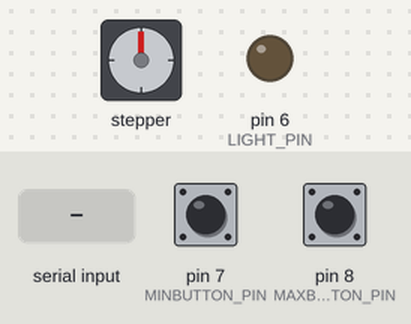
Bench run of a sketch on a simulated Arduino Uno, built with avr-gcc and run on an emulated ATmega328P. On the bench: stepper motor, output pins drawn as LEDs (lit = HIGH). Dashed ring = blinking. The inputs (shaded band) are chosen by the test bench; at power-on: pin 7 (MINBUTTON_PIN) LOW, pin 8 (MAXBUTTON_PIN) LOW. Stepper angles assume 4096 steps per turn; what the sketch prints to the serial monitor is not drawn.

Above: at 1.2 s.
1.3 s: "p90\n" received over Serial
At 2.5 s:
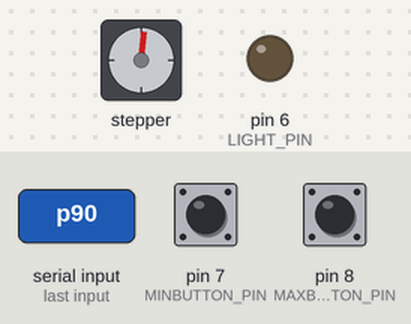
4.3 s: "i90\n" received over Serial
At 5.1 s:
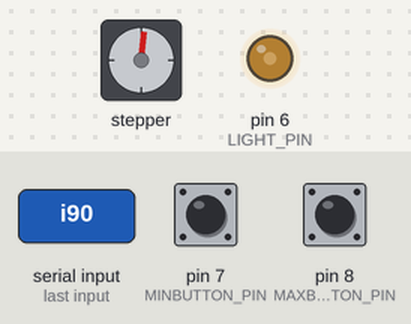
5.8 s: "x90\n" received over Serial
At 6.1 s:
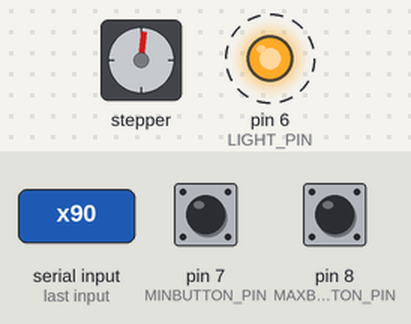
8.8 s: "c90\n" received over Serial
At 11.69 s:
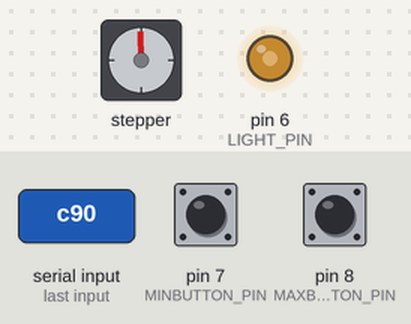
11.8 s: pin 7 (MINBUTTON_PIN) pulled HIGH for 0.15 s
At 11.99 s:
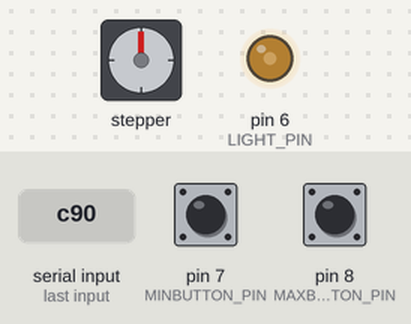
14.9 s: pin 8 (MAXBUTTON_PIN) pulled HIGH for 0.15 s
Timing chart, 0 to 17.5 s (numbered marks = the images above; inputs shaded):
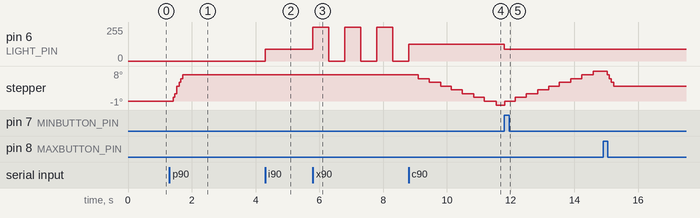

The sketch:

forestLight.ino
```cpp
/*\\                                        //*\

 CONTROL FOR MOTORS AND LIGHTS FOR "THE WOODS"
              BY JESSE GARRISON

*/                                          //*\

#include <AccelStepper.h>
#include <MultiStepper.h>

#define MOTOR_PIN_1 2
#define MOTOR_PIN_2 3
#define MOTOR_PIN_3 4
#define MOTOR_PIN_4 5
#define LIGHT_PIN 6
#define MINBUTTON_PIN 7
#define MAXBUTTON_PIN 8

int intensity = 0;
int targetIntensity = 0;

bool atMin = false;
bool atMax = false;
int maxSteps = 1000;

String serialInput = "";
bool inputStringComplete = false;

bool isCalibrating = false;
int calibrationPhase = 0;

int debugCount = 0;
AccelStepper motor(8,MOTOR_PIN_1, MOTOR_PIN_3,MOTOR_PIN_2,MOTOR_PIN_4) ;


void setup() {
  //setup serial
  Serial.begin(115200);
  //Serial.println("/Hello");

  serialInput.reserve(200);

  //setup pins
  pinMode(LIGHT_PIN, OUTPUT);
  pinMode(MINBUTTON_PIN, INPUT);
  pinMode(MAXBUTTON_PIN, INPUT);

  //motor setup
  motor.setMaxSpeed(1500.0);
  motor.setAcceleration(1000.0);


  //calibrate();

}

void loop() {
  //calibration routine
  if(isCalibrating){
    switch(calibrationPhase){
     case 0:
       //set to 50% brighness, move to min
       intensity=127;
       if(!atMin) motor.move(-1);
       if(atMin) calibrationPhase++;
     break;
     case 1:
       //move to max
       if(!atMax) motor.move(1);
       if(atMax) calibrationPhase++;
     break;
     case 2:
       //move to center
       motor.moveTo(maxSteps/2);
       calibrationPhase++;
     break;
     case 3:
       // if at center, get bright
       if(motor.currentPosition()==maxSteps/2) intensity = 254;
       if(motor.currentPosition()==maxSteps/2) calibrationPhase++;
     break;
     case 4:
       isCalibrating = false;
       calibrationPhase = 0;
     break;

    }


  }

  //deal with serial, if not calibrating
  if(inputStringComplete && !isCalibrating){
    parseCommand(serialInput);
    serialInput="";
    inputStringComplete=false;
  }

  //check min / max status
  getMinMaxStatus();

  //run motor a
  long toGo = motor.distanceToGo();
  bool movingTowardMin = (toGo < 0);
  bool movingTowardMax = (toGo > 0);

  if (atMin && movingTowardMin) {
     motor.stop();
     motor.setCurrentPosition(0);
  } else if (atMax && movingTowardMax) {
     motor.stop();
     maxSteps = motor.currentPosition();
     sendMaxPos('a', maxSteps);
  } else {
     motor.run();
  }

  //interpolate intensity
  if (intensity < targetIntensity) intensity++;
  else if (intensity > targetIntensity) intensity--;
  //Serial.println((String)intensity + " "+ (String)targetIntensity);

  //set brightness of light a
  analogWrite(LIGHT_PIN, intensity);
  //debugging;
  //String debugMsg = "/debug/this ";
  //debugMsg += debugCount;
 // //Serial.println(debugMsg);
 // debugCount++;

 //delay(15);
}


/// serial stuff ///
void serialEventRun(void) {
  if (Serial.available()) serialEvent();
}

void serialEvent(){
  //get serial
  //Serial.println("/debug received!");
  while (Serial.available()){
    char inChar = (char)Serial.read();
    // add it to the inputString:
    serialInput += inChar;
    // if the incoming character is a newline, set a flag
    // so the main loop can do something about it:
    if (inChar == '\n'|| inChar == '\r') {
      inputStringComplete = true;
    }

  }


}


///////

void sendMaxPos(char motorID, int pos){
    Serial.print("/light/");
    Serial.print(motorID);
    Serial.print("/maxPos ");
    Serial.println(pos);
}

void getMinMaxStatus(){
  if(digitalRead(MINBUTTON_PIN)==HIGH){
    atMin = true;
  } else {
    atMin = false;
  }

  if(digitalRead(MAXBUTTON_PIN)==HIGH){
    atMax = true;
  } else {
    atMax = false;
  }

}


void calibrate(){
  isCalibrating = true;
  calibrationPhase =0;
}

/////
void parseCommand(String msg){
  //Serial.println("/debug parsing");

  char cmd = msg.charAt(0);
  //Serial.println("/debug/command "+cmd);

  if(cmd=='i'){
    signed int val = msg.substring(1).toInt();
    targetIntensity = val;
    ////Serial.println("/debug/intensity "+ String(val));

  } else if(cmd=='p'){
     long val = msg.substring(1).toInt();
     motor.moveTo(val);
     //Serial.println("/debug/position "+String(val));

  } else if(cmd=='x'){
    identify();

  } else if (cmd=='-'){
    long val = msg.substring(1).toInt();
    motor.move(-val);

  } else if (cmd=='='){
    long val = msg.substring(1).toInt();
    motor.move(val);

  } else if (cmd=='c'){
    calibrate();
  } else if (cmd=='r'){
    motor.setCurrentPosition(0);
  } else if (cmd =='z'){
     motor.stop();
  }

}

void identify(){
    analogWrite(LIGHT_PIN, 255);
    delay(500);
    analogWrite(LIGHT_PIN, 0);
    delay(500);
    analogWrite(LIGHT_PIN, 255);
    delay(500);
    analogWrite(LIGHT_PIN, 0);
    delay(500);
    analogWrite(LIGHT_PIN, 255);
    delay(500);
    analogWrite(LIGHT_PIN, 0);
    delay(500);
    analogWrite(LIGHT_PIN, intensity);

}
```

Measured:
- after the input at 4.3 s, pin 6 (LIGHT_PIN): 0/255 → 90/255 at once
- after the input at 5.8 s, pin 6 (LIGHT_PIN): alternates 255/255 for 0.50 s and 0/255 for 0.50 s, starting at once
- after the input at 8.8 s, pin 6 (LIGHT_PIN): 0/255 → 126/255 at once; stepper: keeps turning counter-clockwise at about 3°/s, starting after 0.30 s
- after the input at 11.8 s, pin 6 (LIGHT_PIN): 126/255 → 90/255 at once
